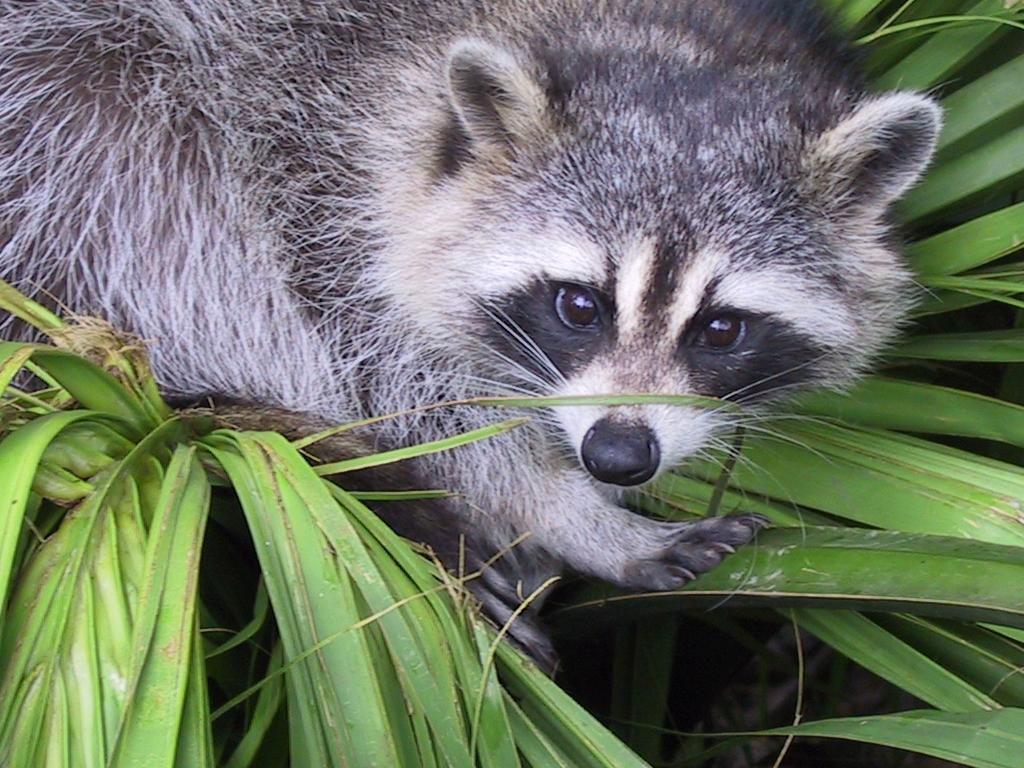
#> input picture piscine_1/ex04/animal.jpeg, 1024 x 768 px
$ python rotate.py
#> lines starting #> are read from the running program, lines starting #| are printed output that depends on the picture
### piscine_1/ex03/load_image.py
from PIL import Image
from numpy import array, shape


def ft_load(path: str) -> array:
    """
    This function loads an image,
    prints its format and shape,
    and returns it as a numpy array.
    """
#> called with path = 'animal.jpeg'
    try:
        img = Image.open(path)
#> img is the input picture: PIL image 1024x768 RGB; mean R, G, B 110.7, 117.7, 102.1
        print("The image format is ", img.format)
#| The image format is  JPEG
        print("The shape of the image is ", shape(img))
#| The shape of the image is  (768, 1024, 3)
        print(array(img))
#> (printed output is left out)
        return array(img)
    except Exception as e:
        print("Error: ", e)
        return None


# [13 lines that do not run on import are left out]

### piscine_1/ex04/rotate.py
from load_image import ft_load
from matplotlib import pyplot as plt
from numpy import array


def main():
    """
    this main function loads the 'animal.jpeg' image
    prints some information about it, and slices it to 'zoom'
    and rotates it
    then display the 'zoomed' image
    """
    path = "animal.jpeg"
    image = ft_load(path)
    if image is None:
        print("Something went wrong!")
        return
    print(image)
#> (printed output is left out)
    plt.imshow(image)
    plt.show()
    while True:
        try:
            x = int(input("Enter x: "))
#> the answer given: 3
            y = int(input("Enter y: "))
#> the answer given: 3
            s = int(input("Enter size: "))
#> the answer given: 100
            assert x >= 0 and y >= 0, "x and y must be positive"
            assert s > 0, "width and height must be positive"
            assert x + s <= image.shape[1], "width is too big"
            assert y + s <= image.shape[0], "height is too big"
            zoomed = image[y : y + s, x : x + s]
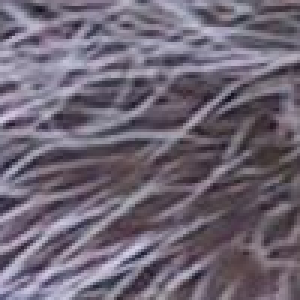
#> zoomed: shape (100, 100, 3) (shown 3 times larger); mean R, G, B 111.5, 102.7, 117.1
            transposed = array([list(col) for col in zip(*zoomed)])
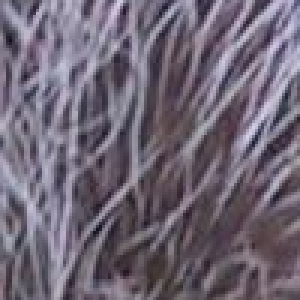
#> transposed: shape (100, 100, 3) (shown 3 times larger); mean R, G, B 111.5, 102.7, 117.1
            print("New shape after rotation: ", transposed.shape)
#| New shape after rotation:  (100, 100, 3)
            print(transposed)
#> (printed output is left out)
            plt.imshow(transposed)
            plt.show()
        except Exception as e:
            print("Invalid input! ", e)
            continue
        break


if __name__ == "__main__":
    main()
